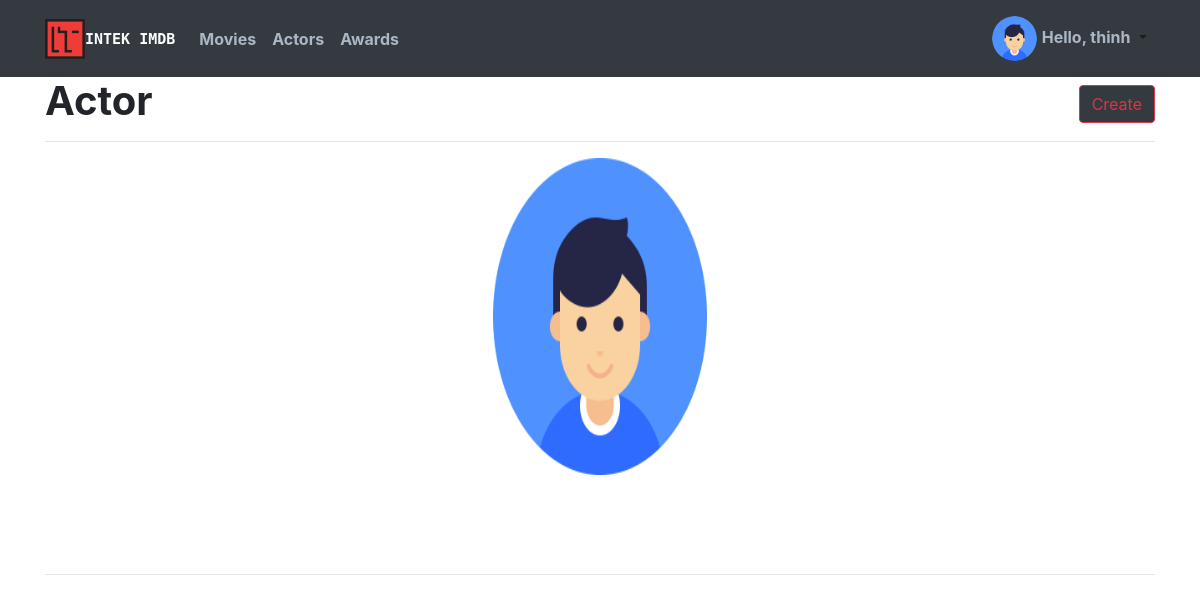
Screenshot of /accounts/actor/ (signed in) with the database file from the repository.
### imdb_app/models.py (models this page shows, shortened)
class User(AbstractUser):
    avatar = models.ImageField(upload_to='media/avatars/', blank=False)

class Actor(models.Model):
    MALE = 'MALE'
    FEMALE = 'FEMALE'
    OTHER = 'OTHER'
    sex_choices = [
        (MALE, MALE.capitalize()),
        (FEMALE, FEMALE.capitalize()),
        (OTHER, OTHER.capitalize()),
    ]
    nationalities_choices = (('Afghan', 'Afghan'), ('Albanian', 'Albanian'), ('Algerian', 'Algerian'), ('American', 'American'), ('Andorran', 'Andorran'), ('Angolan', 'Angolan'), ('Antiguans', 'Antiguans'), ('Argentinean', 'Argentinean'), ('Armenian', 'Armenian'), ('Australian', 'Australian'), ('Austrian', 'Austrian'), ('Azerbaijani', 'Azerbaijani'), ('Bahamian', 'Bahamian'), ('Bahraini', 'Bahraini'), ('Bangladeshi', 'Bangladeshi'), ('Barbadian', 'Barbadian'), ('Barbudans', 'Barbudans'), ('Batswana', 'Batswana'), ('Belarusian', 'Belarusian'), ('Belgian', 'Belgian'), ('Belizean', 'Belizean'), ('Beninese', 'Beninese'), ('Bhutanese', 'Bhutanese'), ('Bolivian', 'Bolivian'), ('Bosnian', 'Bosnian'), ('Brazilian', 'Brazilian'), ('British', 'British'), ('Bruneian', 'Bruneian'), ('Bulgarian', 'Bulgarian'), ('Burkinabe', 'Burkinabe'), ('Burmese', 'Burmese'), ('Burundian', 'Burundian'), ('Cambodian', 'Cambodian'), ('Cameroonian', 'Cameroonian'), ('Canadian', 'Canadian'), ('Cape Verdean', 'Cape Verdean'), ('Central African', 'Central African'), ('Chadian', 'Chadian'), ('Chilean', 'Chilean'), ('Chinese', 'Chinese'), ('Colombian', 'Colombian'), ('Comoran', 'Comoran'), ('Congolese', 'Congolese'), ('Costa Rican', 'Costa Rican'), ('Croatian', 'Croatian'), ('Cuban', 'Cuban'), ('Cypriot', 'Cypriot'), ('Czech', 'Czech'), ('Danish', 'Danish'), ('Djibouti', 'Djibouti'), ('Dominican', 'Dominican'), ('Dutch', 'Dutch'), ('Dutchman', 'Dutchman'), ('Dutchwoman', 'Dutchwoman'), ('East Timorese', 'East Timorese'), ('Ecuadorean', 'Ecuadorean'), ('Egyptian', 'Egyptian'), ('Emirian', 'Emirian'), ('Equatorial Guinean', 'Equatorial Guinean'), ('Eritrean', 'Eritrean'), ('Estonian', 'Estonian'), ('Ethiopian', 'Ethiopian'), ('Fijian', 'Fijian'), ('Filipino', 'Filipino'), ('Finnish', 'Finnish'), ('French', 'French'), ('Gabonese', 'Gabonese'), ('Gambian', 'Gambian'), ('Georgian', 'Georgian'), ('German', 'German'), ('Ghanaian', 'Ghanaian'), ('Greek', 'Greek'), ('Grenadian', 'Grenadian'), ('Guatemalan', 'Guatemalan'), ('Guinea-Bissauan', 'Guinea-Bissauan'), ('Guinean', 'Guinean'), ('Guyanese', 'Guyanese'), ('Haitian', 'Haitian'), ('Herzegovinian', 'Herzegovinian'), ('Honduran', 'Honduran'), ('Hungarian', 'Hungarian'), ('I-Kiribati', 'I-Kiribati'), ('Icelander', 'Icelander'), ('Indian', 'Indian'), ('Indonesian', 'Indonesian'), ('Iranian', 'Iranian'), ('Iraqi', 'Iraqi'), ('Irish', 'Irish'), ('Israeli', 'Israeli'), ('Italian', 'Italian'), ('Ivorian', 'Ivorian'), ('Jamaican', 'Jamaican'), ('Japanese', 'Japanese'), ('Jordanian', 'Jordanian'), ('Kazakhstani', 'Kazakhstani'), ('Kenyan', 'Kenyan'), ('Kittian and Nevisian', 'Kittian and Nevisian'), ('Kuwaiti', 'Kuwaiti'), ('Kyrgyz', 'Kyrgyz'), ('Laotian', 'Laotian'), ('Latvian', 'Latvian'), ('Lebanese', 'Lebanese'), ('Liberian', 'Liberian'), ('Libyan', 'Libyan'), ('Liechtensteiner', 'Liechtensteiner'), ('Lithuanian', 'Lithuanian'), ('Luxembourger', 'Luxembourger'), ('Macedonian', 'Macedonian'), ('Malagasy', 'Malagasy'), ('Malawian', 'Malawian'), ('Malaysian', 'Malaysian'), ('Maldivan', 'Maldivan'), ('Malian', 'Malian'), ('Maltese', 'Maltese'), ('Marshallese', 'Marshallese'), ('Mauritanian', 'Mauritanian'), ('Mauritian', 'Mauritian'), ('Mexican', 'Mexican'), ('Micronesian', 'Micronesian'), ('Moldovan', 'Moldovan'), ('Monacan', 'Monacan'), ('Mongolian', 'Mongolian'), ('Moroccan', 'Moroccan'), ('Mosotho', 'Mosotho'), ('Motswana', 'Motswana'), ('Mozambican', 'Mozambican'), ('Namibian', 'Namibian'), ('Nauruan', 'Nauruan'), ('Nepalese', 'Nepalese'), ('Netherlander', 'Netherlander'), ('New Zealander', 'New Zealander'), ('Ni-Vanuatu', 'Ni-Vanuatu'), ('Nicaraguan', 'Nicaraguan'), ('Nigerian', 'Nigerian'), ('Nigerien', 'Nigerien'), ('North Korean', 'North Korean'), ('Northern Irish', 'Northern Irish'), ('Norwegian', 'Norwegian'), ('Omani', 'Omani'), ('Pakistani', 'Pakistani'), ('Palauan', 'Palauan'), ('Panamanian', 'Panamanian'), ('Papua New Guinean', 'Papua New Guinean'), ('Paraguayan', 'Paraguayan'), ('Peruvian', 'Peruvian'), ('Polish', 'Polish'), ('Portuguese', 'Portuguese'), ('Qatari', 'Qatari'), ('Romanian', 'Romanian'), ('Russian', 'Russian'), ('Rwandan', 'Rwandan'), ('Saint Lucian', 'Saint Lucian'), ('Salvadoran', 'Salvadoran'), ('Samoan', 'Samoan'), ('San Marinese', 'San Marinese'), ('Sao Tomean', 'Sao Tomean'), ('Saudi', 'Saudi'), ('Scottish', 'Scottish'), ('Senegalese', 'Senegalese'), ('Serbian', 'Serbian'), ('Seychellois', 'Seychellois'), ('Sierra Leonean', 'Sierra Leonean'), ('Singaporean', 'Singaporean'), ('Slovakian', 'Slovakian'), ('Slovenian', 'Slovenian'), ('Solomon Islander', 'Solomon Islander'), ('Somali', 'Somali'), ('South African', 'South African'), ('South Korean', 'South Korean'), ('Spanish', 'Spanish'), ('Sri Lankan', 'Sri Lankan'), ('Sudanese', 'Sudanese'), ('Surinamer', 'Surinamer'), ('Swazi', 'Swazi'), ('Swedish', 'Swedish'), ('Swiss', 'Swiss'), ('Syrian', 'Syrian'), ('Taiwanese', 'Taiwanese'), ('Tajik', 'Tajik'), ('Tanzanian', 'Tanzanian'), ('Thai', 'Thai'), ('Togolese', 'Togolese'), ('Tongan', 'Tongan'), ('Trinidadian or Tobagonian', 'Trinidadian or Tobagonian'), ('Tunisian', 'Tunisian'), ('Turkish', 'Turkish'), ('Tuvaluan', 'Tuvaluan'), ('Ugandan', 'Ugandan'), ('Ukrainian', 'Ukrainian'), ('Uruguayan', 'Uruguayan'), ('Uzbekistani', 'Uzbekistani'), ('Venezuelan', 'Venezuelan'), ('Vietnamese', 'Vietnamese'), ('Welsh', 'Welsh'), ('Yemenite', 'Yemenite'), ('Zambian', 'Zambian'), ('Zimbabwean', 'Zimbabwean'))
    author = models.ForeignKey(User, on_delete=models.CASCADE)
    first_name = models.CharField(max_length=200, blank=False)
    last_name = models.CharField(max_length=200, blank=False)
    birthdate = models.DateField(blank=False)
    sex = models.CharField(max_length=6, blank=False, choices=sex_choices)
    nationality = models.CharField(
        max_length=50,
        choices=nationalities_choices,
        blank=False
    )
    image = models.ImageField(upload_to='media/actors/', blank=True)
    is_alive = models.BooleanField(default=True)
    award = GenericRelation(Award)
    comments = GenericRelation(Comment)
    class Meta:
        ordering = ["first_name"]
    def __str__(self):
        return self.first_name + ' ' + self.last_name
    def get_name(self):
        return self.first_name + ' ' + self.last_name

### imdb_app/views.py (the view)
class ActorListView(generic.ListView):
    model = Actor
    context_object_name = 'actor_list'
    template_name = 'imdb_app/actor_page.html'
    paginate_by = 12
    def get_context_data(self, **kwargs):
        kwargs['form'] = PostActorForm()
        return super(ActorListView, self).get_context_data(**kwargs)

### templates/imdb_app/actor_page.html (shortened to what this page needs)
{% extends 'base.html' %}
{% block content %}
<h1 title="head-title">
  <b>Actor</b>
  <span id="add-button">
    <button type="button" class="btn btn-dark btn-outline-danger" data-toggle="modal" data-target="#Createmodal">Create</button>
  </span>
</h1><hr>
  <div class="container">
    <div class="row">
    {% for actor in actor_list %}
    <div class="col-sm">
    <div class="item item{{forloop.counter}}">
        <div class="object">
          <img class="object-image" src="{{ actor.image.url }}" onerror="this.src='/static/anonymous.jpg'">
        </div>
      </div>
    </div>
  {% empty %}
    No actors yet.
  {% endfor %}
</div>
</div>
<hr>
{% endblock %}

### templates/base.html (shortened to what this page needs)
<!DOCTYPE html>
{% load static %}
<html lang="en" dir="ltr">
  <head>
    <link rel="stylesheet" href="{% static 'style.css' %}">
    <link rel="stylesheet" href="https://use.fontawesome.com/releases/v5.7.2/css/all.css">
    <link rel="stylesheet" href="https://stackpath.bootstrapcdn.com/bootstrap/4.3.1/css/bootstrap.min.css">
  </head>
  <body background="{% static 'movies_background.jpg' %}">
    <nav class="navbar navbar-expand-lg navbar-light bg-dark">
      <div class="container">
        <a href="{% url 'home' %}" class="navbar-brand">
          <img id="logo" src="{% static 'intek_logo.png' %}" alt="logo"><b>INTEK IMDB</b>
        </a>
          <div class="collapse navbar-collapse" id="navbarNavDropdown">
            <ul class="navbar-nav">
              <li class="nav-item active">
                <a class="nav-link" href="{% url 'imdb_app:movie' %}"><b>Movies</b></a>
              </li>
              <li class="nav-item active">
                <a class="nav-link" href="{% url 'imdb_app:actor' %}"><b>Actors</b></a>
              </li>
              <li class="nav-item active">
                <a class="nav-link" href="{% url 'imdb_app:award' %}"><b>Awards</b></a>
              </li>
            </ul>
            {% if user.is_authenticated %}
            <ul class="navbar-nav ml-auto">
              <li class="nav-item dropdown">
                <a class="nav-link dropdown-toggle" data-toggle="dropdown" href="#">
                  {% if not user.is_superuser %}
                    <img src="{{ user.avatar.url }}" width="45px" height="45px" style="border-radius: 50%;">
                    <b>Hello, {{ user.first_name }}</b>
                  {% else %}
                    <b>Hello, handsome</b>
                  {% endif %}
                </a>
              </li>
            </ul>
            {% endif %}
          </div>
        </div>
      </nav>
        <div class="container page-background">
          {% block content %}
          {% endblock %}
        </div>
  </body>
</html>

### media/style.css (style rules this page uses)
body { background-attachment: fixed; background-size: cover; }
.page-background { background-color: white; }
#logo { height: 40px; weight: 40px; }
.navbar-brand b { font-size: 15px; color: #fff; font-family: 'Source Code Pro', monospace; }
.dropdown-menu b, .nav-link b { color: #abb7c4; }
#add-button { float: right; }
.object { position:relative; text-align: center; }
.object-image { width: 214px; height: 317px; }
.item { width: 214px; height: 400px; margin-left: auto; margin-right: auto; }

### rows the page displays
User: avatar (placeholder picture), first_name "thinh"
Actor: image (placeholder picture)
